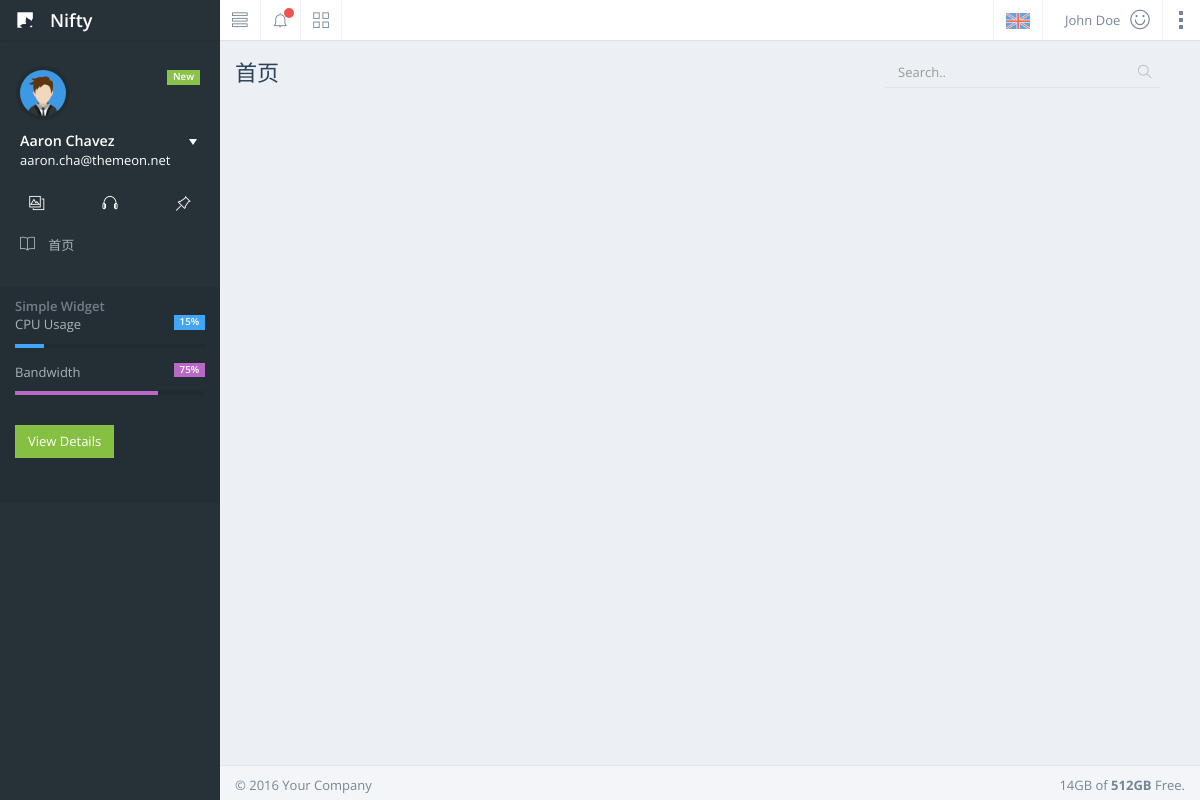
The app's page /cmdb/, older data.
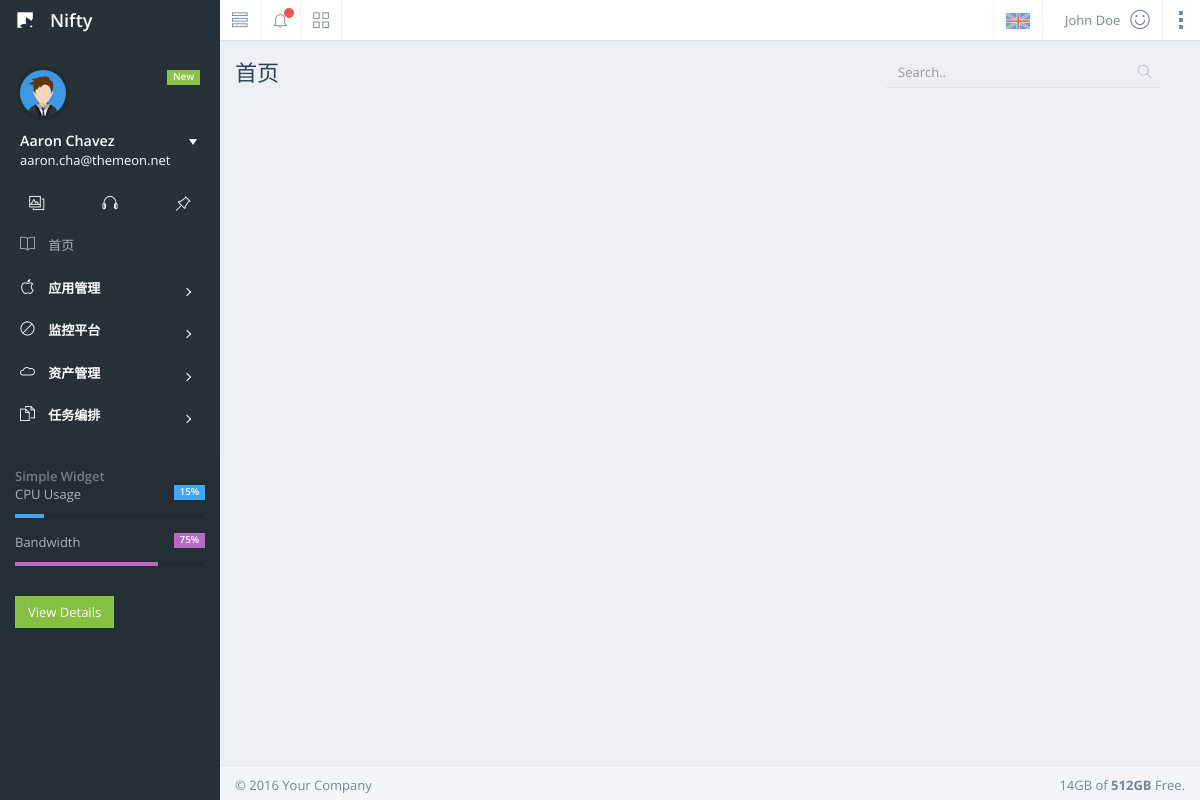
The same page, newer data.
### cmdb/models.py (models this page shows)
class Menu(models.Model):
    name = models.CharField(max_length=64)
    parent = models.ForeignKey('self',verbose_name=u'父级菜单',null=True,blank=True,default='0',\
                               help_text=u'如果添加的是子菜单，请选择父菜单',on_delete=models.CASCADE)
    show = models.BooleanField(verbose_name=u'是否显示',default=False,help_text=u'菜单是否显示，默认添加不显示')
    priority = models.IntegerField(verbose_name=u'显示优先级',null=True,blank=True,default=-1,\
                                   help_text=u'菜单的显示顺序，优先级越大显示越靠前')
    permission_id = models.IntegerField(verbose_name=u'权限编号',help_text=u'给菜单设置一个编号，用于权限控制',\
                                        error_messages={'field-permission_id': u'只能输入数字'},default=0)
    url_type_choices = ((0,'absolute'),(1,'dynamic'))
    url_type = models.SmallIntegerField(choices=url_type_choices,default=0)
    url_name = models.CharField(max_length=128)
    url_alias = models.CharField(max_length=64,null=True,blank=True)
    class_name = models.CharField(max_length=64,null=True,blank=True)
    def __str__(self):
        return self.name
    class Meta:
        unique_together = ('name','url_name')
        ordering = ["-priority", "id"]

### cmdb/views.py (the view)
# urls.py: path('',IndexView.as_view(),name="crm_index"),
class IndexView(View):
    def get(self,request):
        return render(request,'common/index.html')

### cmdb/templatetags/cmdbtags.py (called while the page is built)
@register.simple_tag()
def Menus():
    menus_all = {}
    menus = models.Menu.objects.filter(parent__isnull=True)
    for menu in menus:
        submenus = menu.menu_set.all()
        submenulist = []
        for submenu in submenus:
            submenulist.append(submenu)
        menus_all.update({menu: submenulist})
    return menus_all

### templates/common/index.html (shortened to what this page needs)
{% extends 'base.html' %}
{% load cmdbtags %}
{% block content %}
	<div id="content-container">
		<div id="page-title">
			<h1 class="page-header text-overflow">首页</h1>
			<div class="searchbox">
				<div class="input-group custom-search-form">
					<input type="text" class="form-control" placeholder="Search..">
					<span class="input-group-btn">
						<button class="text-muted" type="button"><i class="ti-search"></i></button>
					</span>
				</div>
			</div>
		</div>
		<div id="page-content">
		</div>
	</div>
{% endblock %}

### templates/base.html (shortened to what this page needs)
{% load staticfiles %}
{% load cmdbtags %}
<!DOCTYPE html>
<html lang="en">
<head>
    <link href="{% static 'css/bootstrap.min.css' %}" rel="stylesheet">
    <link href="{% static 'css/nifty.min.css' %}" rel="stylesheet">
    <link href="{% static 'themify-icons/themify-icons.min.css' %}" rel="stylesheet">
    <link href="{% static 'css/pace.min.css' %}" rel="stylesheet">
</head>
<body>
    <div id="container" class="effect mainnav-lg">
        {% block navbar %}
            <header id="navbar">
                <div id="navbar-container" class="boxed">
                    <div class="navbar-header">
                        <a href="index.html" class="navbar-brand">
                            <img src="{% static 'img/logo.png' %}" alt="Nifty Logo" class="brand-icon">
                            <div class="brand-title">
                                <span class="brand-text">Nifty</span>
                            </div>
                        </a>
                    </div>
                    <div class="navbar-content clearfix">
                        <ul class="nav navbar-top-links pull-left">
                            <li class="tgl-menu-btn">
                                <a class="mainnav-toggle" href="#">
                                    <i class="ti-view-list icon-lg"></i>
                                </a>
                            </li>
                            <li class="dropdown">
                                <a href="#" data-toggle="dropdown" class="dropdown-toggle">
                                    <i class="ti-bell icon-lg"></i>
                                    <span class="badge badge-header badge-danger"></span>
                                </a>
                            </li>
                            <li class="mega-dropdown">
                                <a href="#" class="mega-dropdown-toggle">
                                    <i class="ti-view-grid icon-lg"></i>
                                </a>
                            </li>
                        </ul>
                        <ul class="nav navbar-top-links pull-right">
                            <li class="dropdown">
                                <a class="lang-selector dropdown-toggle" href="#" data-toggle="dropdown">
                                    <span class="lang-selected">
                                        <img class="lang-flag" src="{% static 'img/flags/united-kingdom.png' %}" alt="English">
                                    </span>
                                </a>
                            </li>
                            <li id="dropdown-user" class="dropdown">
                                <a href="#" data-toggle="dropdown" class="dropdown-toggle text-right">
                                    <span class="pull-right">
                                        <i class="ti-face-smile ic-user"></i>
                                    </span>
                                    <div class="username hidden-xs">John Doe</div>
                                </a>
                            </li>
                            <li>
                                <a href="#" class="aside-toggle navbar-aside-icon">
                                    <i class="pci-ver-dots"></i>
                                </a>
                            </li>
                        </ul>
                    </div>
                </div>
            </header>
        {% endblock %}
        <div class="boxed">
            {% block content %}{% endblock %}
            {% block main_nav %}
                <nav id="mainnav-container">
                    <div id="mainnav">
                        <div id="mainnav-menu-wrap">
                            <div class="nano">
                                <div class="nano-content">
                                    <div id="mainnav-profile" class="mainnav-profile">
                                        <div class="profile-wrap">
                                            <div class="pad-btm">
                                                <span class="label label-success pull-right">New</span>
                                                <img class="img-circle img-sm img-border" src="{% static 'img/profile-photos/1.png' %}" alt="Profile Picture">
                                            </div>
                                            <a href="#profile-nav" class="box-block" data-toggle="collapse" aria-expanded="false">
                                                <span class="pull-right dropdown-toggle">
                                                    <i class="dropdown-caret"></i>
                                                </span>
                                                <p class="mnp-name">Aaron Chavez</p>
                                                <span class="mnp-desc">aaron.cha@themeon.net</span>
                                            </a>
                                        </div>
                                    </div>
                                    <div id="mainnav-shortcut">
                                        <ul class="list-unstyled">
                                            <li class="col-xs-4" data-content="Shortcut 1">
                                                <a class="shortcut-grid" href="#">
                                                    <i class="ti-gallery"></i>
                                                </a>
                                            </li>
                                            <li class="col-xs-4" data-content="Shortcut 2">
                                                <a class="shortcut-grid" href="#">
                                                    <i class="ti-headphone"></i>
                                                </a>
                                            </li>
                                            <li class="col-xs-4" data-content="Shortcut 3">
                                                <a class="shortcut-grid" href="#">
                                                    <i class="ti-pin-alt"></i>
                                                </a>
                                            </li>
                                        </ul>
                                    </div>
                                    <ul id="mainnav-menu" class="list-group">
										<li onclick="ActiveMenu(this)">
											<a href="#">
												<i class="ti-book"></i>
												<span class="menu-title">首页</span>
											</a>
										</li>
                                        {% Menus as menus %}
                                        {% for menu,values in menus.items %}
                                            {% if values|length %}
                                                <li class="active-sub">
                                                    <a href="{{ menu.url_name }}">
                                                        <i class="{{ menu.class_name }}"></i>
                                                        <span class="menu-title">{{ menu.name }}</span>
                                                        <i class="arrow"></i>
                                                    </a>
                                                </li>
                                            {% endif %}
                                        {% endfor %}
                                    </ul>
                                    <div class="mainnav-widget">
                                        <div id="demo-wg-server" class="hide-small mainnav-widget-content">
                                            <ul class="list-group">
                                                <li class="list-header pad-no pad-ver">Simple Widget</li>
                                                <li class="mar-btm">
                                                    <span class="label label-primary pull-right">15%</span>
                                                    <p>CPU Usage</p>
                                                    <div class="progress progress-sm">
                                                        <div class="progress-bar progress-bar-primary" style="width: 15%;">
                                                        </div>
                                                    </div>
                                                </li>
                                                <li class="mar-btm">
                                                    <span class="label label-purple pull-right">75%</span>
                                                    <p>Bandwidth</p>
                                                    <div class="progress progress-sm">
                                                        <div class="progress-bar progress-bar-purple" style="width: 75%;">
                                                        </div>
                                                    </div>
                                                </li>
                                                <li class="pad-ver"><a href="#" class="btn btn-success btn-bock">View Details</a></li>
                                            </ul>
                                        </div>
                                    </div>
                                </div>
                            </div>
                        </div>
                    </div>
                </nav>
            {% endblock %}
        </div>
        {% block footer %}
            <footer id="footer">
                <div class="hide-fixed pull-right pad-rgt">
                    14GB of <strong>512GB</strong> Free.
                </div>
                <p class="pad-lft">&#0169; 2016 Your Company</p>
            </footer>
        {% endblock %}
    </div>
    </body>
</html>

Row changes from the older to the newer data that the page shows:
added Menu: name "应用管理"
added Menu: name "监控平台"
added Menu: name "资产管理"
added Menu: name "任务编排"
